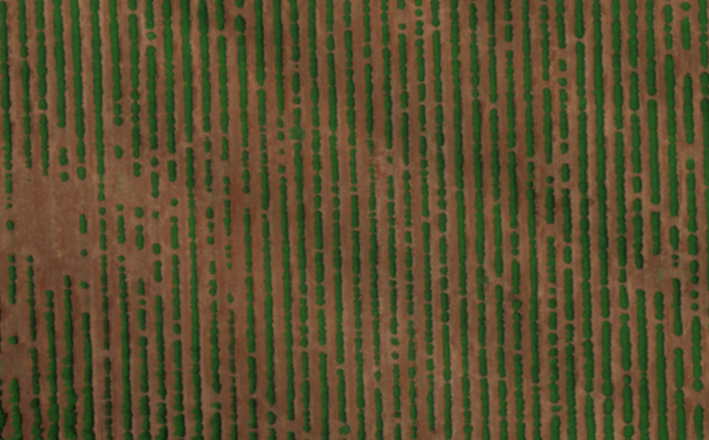
#> input picture sourceimages/rowtest.png, 709 x 440 px, found by its file name
$ python v010.py
#> lines starting #> are read from the running program, lines starting #| are printed output that depends on the picture
### versions/linedrawer.py
#to draw lines on a processed image
import math
import cv2 as cv

draw_colour = (0,0,255) # bgr in opencv
central_colour = (255,0,0) # central point colour
line_thickness = 2

version_name = "Linedrawer"

def drawlines(image, line_list):
    #draws the lines onto the (presumibly) processed image
    if line_list is not None:
        for i in range(0, len(line_list)):
            rho = line_list[i][0][0]
            theta = line_list[i][0][1]
            a = math.cos(theta)
            b = math.sin(theta)
            x0 = a * rho
            y0 = b * rho
            pt1 = (int(x0 + 1000*(-b)), int(y0 + 1000*(a))) #(x1,y1)
            pt2 = (int(x0 - 1000*(-b)), int(y0 - 1000*(a))) #(x2,y2)
            cv.line(image, pt1, pt2, draw_colour, line_thickness, cv.LINE_AA)

    #cv.imshow("Detected Lines (in red) - Standard Hough Line Transform", image)
    return image

def drawlinesp(image, probabilistic_line_list):
    #draws the lines of the probabilistic lines onto the processed image
    #data appears to be given by open cv mirrored and with respect to the horizontal (0)
    #or not mirrored and with respect to the -horizontal (180)
    if probabilistic_line_list is not None:
        for i in range(0, len(probabilistic_line_list)):
            l = probabilistic_line_list[i][0]
            cv.line(image, (l[0], l[1]), (l[2], l[3]), draw_colour, line_thickness, cv.LINE_AA)

    #cv.imshow("Detected Lines (in red) - Probabilistic Line Transform", image)
    return image

# [5 lines left out: function drawlinesCentre, not called in this run]


def importtest():
    return version_name

def main():
    print("Running", version_name)

# [2 lines that do not run on import are left out]

### versions/v010/v010.py
import cv2 as cv
import numpy as np
import sys
sys.path.append('./')

#gets drawlines() and drawlinesp()
from versions.linedrawer import drawlines, drawlinesp

#required installs:
#pip install opencv-python


version_name = "v010"

default_file = 'sourceimages/rowtest.png' #tested with julians images
default_parameter_list = []

def run(src_image, parameter_list):
    # Loads an image
#> called with src_image = 'sourceimages/rowtest.png'
    src = cv.imread(cv.samples.findFile(src_image), cv.IMREAD_GRAYSCALE)
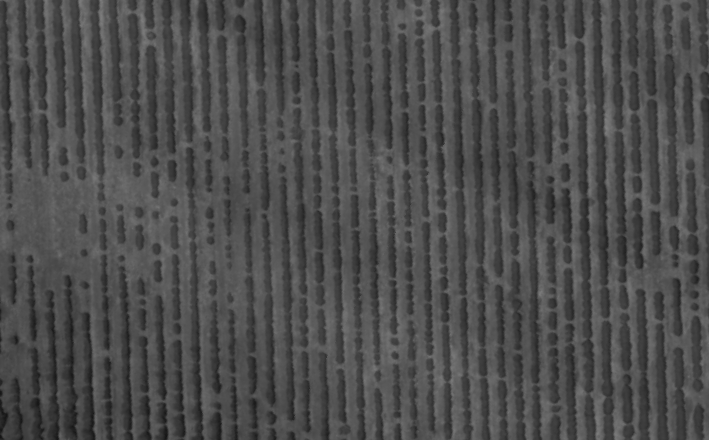
#> src: shape (440, 709); min 20, max 128, mean 77

    #canny detector
    dst = cv.Canny(src, 20, 100, None, 3)
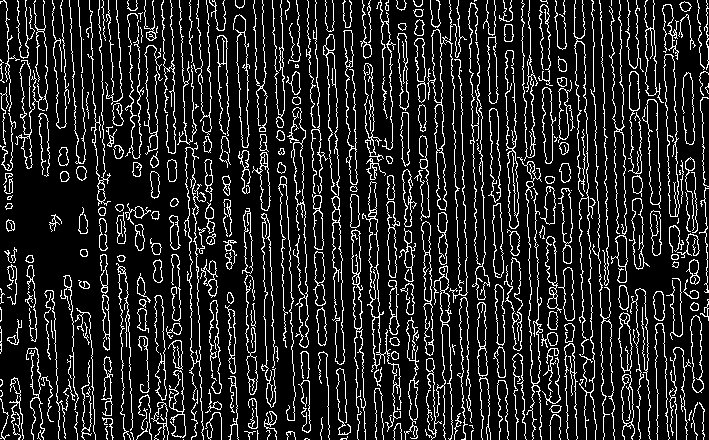
#> dst: shape (440, 709); 14.3% white in thin lines or dots

    # Copy edges to the images that will display the results in BGR
    csrc = cv.cvtColor(dst, cv.COLOR_GRAY2BGR)
#> csrc: shape (440, 709, 3); 14.3% white in thin lines or dots

    #copys to draw lines on
    srchough = np.copy(csrc)
    srchoughp = np.copy(csrc)

    #draw lines on image - non probabalistic
    lines = cv.HoughLines(dst, 1, np.pi / 180, 150, None, 0, 0)
#> lines = 79 rows, first 8: [-652, 3.11], [-343, 3.11], [-449, 3.11], [-430, 3.11], [-314, 3.11], [-261, 3.11], [-670, 3.11], [-350, 3.11]
    drawlines(srchough,lines)
#> the loop in drawlines, `for i in range(0, len(line_list)):` made 79 passes
#> (rho, theta, a, b, x0, y0, pt1, pt2) on passes 1 to 10: (-652, 3.11, -0.999, 0.0349, 651.6, -22.75, (616, -1022), (686, 976)), (-343, 3.11, -0.999, 0.0349, 342.8, -11.97, (307, -1011), (377, 987)), (-449, 3.11, -0.999, 0.0349, 448.7, -15.67, (413, -1015), (483, 983)), (-430, 3.11, -0.999, 0.0349, 429.7, -15.01, (394, -1014), (464, 984)), (-314, 3.11, -0.999, 0.0349, 313.8, -10.96, (278, -1010), (348, 988)), (-261, 3.11, -0.999, 0.0349, 260.8, -9.11, (225, -1008), (295, 990)), (-670, 3.11, -0.999, 0.0349, 669.6, -23.38, (634, -1022), (704, 976)), (-350, 3.11, -0.999, 0.0349, 349.8, -12.21, (314, -1011), (384, 987)), (-437, 3.11, -0.999, 0.0349, 436.7, -15.25, (401, -1014), (471, 984)), (-180, 3.11, -0.999, 0.0349, 179.9, -6.28, (144, -1005), (214, 993))
#> after the loop in drawlines, `for i in range(0, len(line_list)):`:
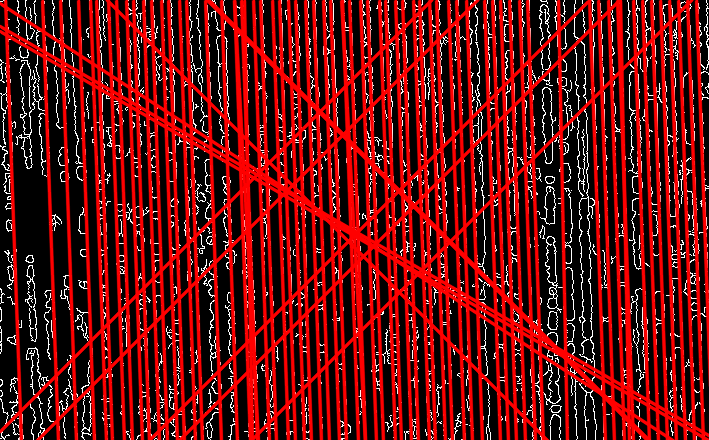
#> image: shape (440, 709, 3); mean B, G, R 15.7, 15.7, 107.6

    #draw lines on image - probabalistic
    linesP = cv.HoughLinesP(dst, 1, np.pi / 180, 50, None, 50, 10)
#> linesP = 349 rows, first 6: [494, 1, 497, 99], [345, 48, 355, 346], [659, 191, 660, 244], [317, 103, 324, 304], [517, 199, 520, 285], [100, 248, 103, 346]
    drawlinesp(srchoughp,linesP)
#> the loop in drawlinesp, `for i in range(0, len(probabilistic_line_list)):` made 349 passes
#> after the loop in drawlinesp, `for i in range(0, len(probabilistic_line_list)):`:
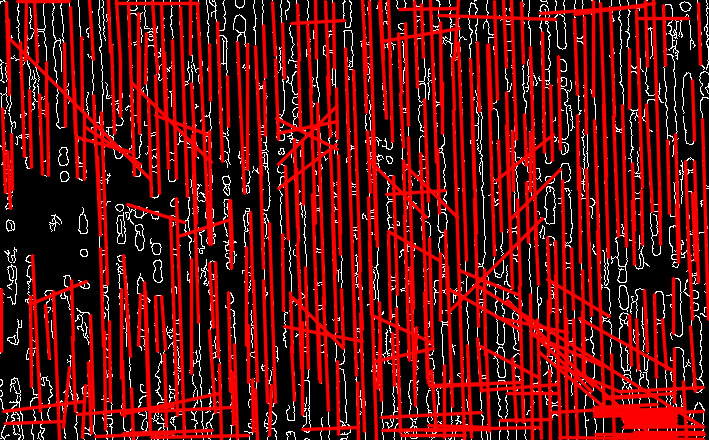
#> image: shape (440, 709, 3); mean B, G, R 14.2, 14.2, 93.4

    #view the original image used
    cv.imshow("Source", src)

    cv.waitKey()
    return 0

def importtest():
    return version_name

def main():
    print("Running Directly")
    run(default_file, default_parameter_list)

if __name__ == "__main__":
    main()
